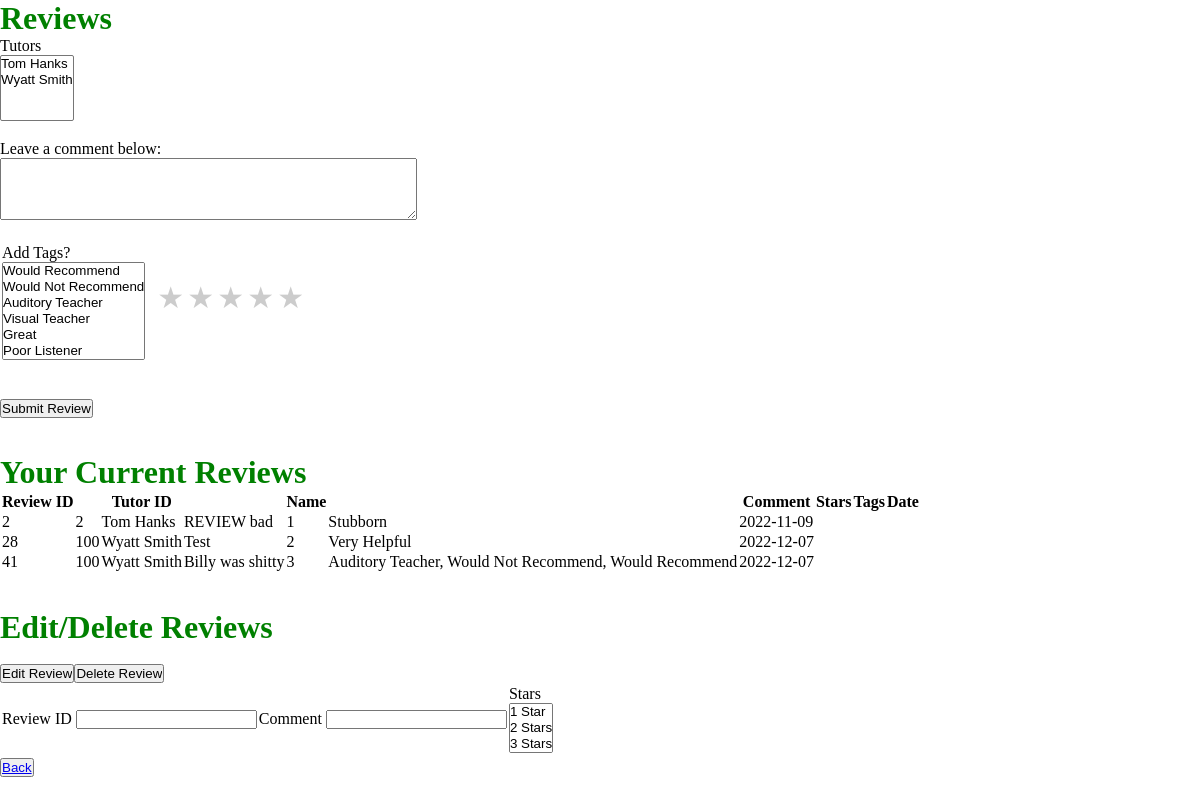
The page /review.php?user_id=1 on the database its author committed.
### tables this page shows
CREATE TABLE `review` (
  `REVIEW_ID` int(50) NOT NULL,
  `COMMENT` varchar(100) NOT NULL,
  `STARS` int(1) NOT NULL,
  `TUTOR_ID` int(50) NOT NULL,
  `STUDENT_ID` int(50) NOT NULL,
  `DATE` date NOT NULL
);

### review.php (the view, shortened to what this page needs)
<?php
    $user_id = $_GET['user_id'];
    $db_host = 'localhost';
    $db_user = 'root';
    $db_password = 'root';
    $db_db = 'tutor_app';
    $conn = new mysqli($db_host, $db_user, $db_password, $db_db);
    $user_reviews = ($conn->query("SELECT * FROM `all_reviews` WHERE `STUDENT_ID`=$user_id"));
    $all_tags = $conn->query("SELECT * FROM `tag`");
    $all_tutors = $conn->query("SELECT * FROM `user` WHERE IS_TUTOR = 1");
?>
<!DOCTYPE html>
<html>
<head><link rel="stylesheet" href="review.css"></head>
<body>
<h1>Reviews</h1>
<p>
    <form action="" method="post">
        <?php
            echo "<label>Tutors</label>";
            echo "<br>";
            echo "<select name=\"tutor\" size=\"4\">";
            foreach($all_tutors as $tutor)
                echo "<option value=".$tutor['USER_ID'].">".$tutor['F_NAME']." ".$tutor['L_NAME']."</option>";
            echo "</select>";
        ?>
        <br><br>
        <p><label>Leave a comment below:</label></p>
        <textarea name="body" rows="4" cols="50"></textarea>
        <br><br>
        <table>
            <tr><td>
            <?php
                echo "<label>Add Tags?</label>";
                echo "<br>";
                echo "<select name=\"tags[]\" size=\"6\" multiple>";
                foreach($all_tags as $tag)
                    echo "<option value=".$tag['TAG_ID'].">".$tag['NAME']."</option>";
                echo "</select>";
            ?>
            </td>
            <td>
            <div class="rate">
                <label for="star5" title="text">5 stars</label>
                <label for="star4" title="text">4 stars</label>
                <label for="star3" title="text">3 stars</label>
                <label for="star2" title="text">2 stars</label>
                <label for="star1" title="text">1 star</label>
            </div>
            </td></tr>
        </table>
        <br><br>
        <input name="submitBtn" type="submit" value="Submit Review"/>
    </form>
    <br><br>
    <h1>Your Current Reviews</h1>
    <?php
        echo "<table>";
        echo "<tr>";
        echo "<th>Review ID<th>";
        echo "<th>Tutor ID<th>";
        echo "<th>Name<th>";
        echo "<th>Comment</th>";
        echo "<th>Stars</th>";
        echo "<th>Tags</th>";
        echo "<th>Date</th>";
        echo "</tr>";
        foreach($user_reviews as $review) {
            echo "<tr>";
            echo "<td>".$review['REVIEW_ID']."</td>";
            echo "<td>".$review['TUTOR_ID']."</td>";
            echo "<td>".$review['NAME']."</td>";
            echo "<td>".$review['COMMENT']."</td>";
            echo "<td>".$review['STARS']."</td>";
            echo "<td>".$review['TAGS']."</td>";
            echo "<td>".$review['DATE']."</td>";
            echo "</tr>";
        }
        echo "</table>";
    ?>
    <br><br>
    <h1>Edit/Delete Reviews</h1>
    <br>
    <form action="" method="post">
    <table>
        <tr>
            <td><label title="text">Review ID</label>
                <input type="text" name="review_id"/></td>
            <td><label title="text">Comment</label>
                <input type="text" name="comment"/></td>
            <td>
                <?php
                    echo "<label>Stars</label>";
                    echo "<br>";
                    echo "<select name=\"stars\" size=\"3\">";
                    echo "<option value=1>1 Star</option>";
                    echo "<option value=2>2 Stars</option>";
                    echo "<option value=3>3 Stars</option>";
                    echo "<option value=4>4 Stars</option>";
                    echo "</select>";
                ?>
            </td>
        </tr>
        <tr>
            <input name="editBtn" type="submit" value="Edit Review"/>
            <input name="deleteBtn" type="submit" value="Delete Review"/>
        </tr>
    </table>
    </form>
</p>
<button><a href=<?php echo "/student.php?user_id=".$user_id?>>Back</a></button>
</body>
</html>

### review.css (style rules this page uses)
* { margin: 0; padding: 0; }
.rate { float: left; height: 46px; padding: 0 10px; }
.rate:not(:checked) > label { float:right; width:1em; overflow:hidden; white-space:nowrap; cursor:pointer; font-size:30px; color:#ccc; }
.rate:not(:checked) > label:before { content: '★ '; }

### review.php (style rules this page uses)
h1 { color: green; }

### rows shown on the page
review: REVIEW_ID "2", TUTOR_ID "2", NAME "Tom Hanks", COMMENT "REVIEW bad", STARS "1", TAGS "Stubborn", DATE "2022-11-09"
review: REVIEW_ID "28", TUTOR_ID "100", NAME "Wyatt Smith", COMMENT "Test", STARS "2", TAGS "Very Helpful", DATE "2022-12-07"
review: REVIEW_ID "41", TUTOR_ID "100", NAME "Wyatt Smith", COMMENT "Billy was shitty", STARS "3", TAGS "Auditory Teacher, Would Not Recommend, Would Recommend", DATE "2022-12-07"
